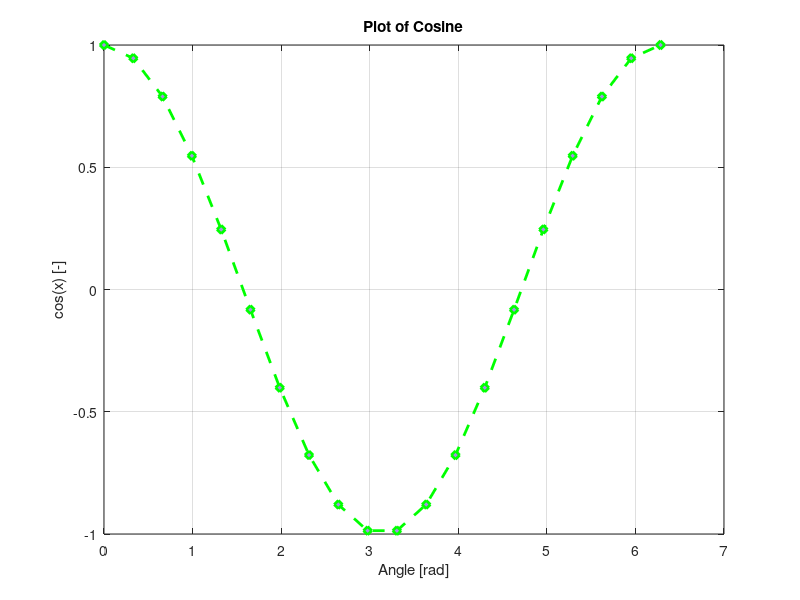

Here is the MATLAB script that generated this plot:
x = linspace(0, 2*pi, 20);
y = cos(x);
plot(x, y, 'LineWidth', 2, 'Color', 'green', 'LineStyle', '--', 'Marker', 'diamond', 'MarkerFaceColor', '#A98BEB')

xlabel('Angle [rad]')
ylabel('cos(x) [-]')
title('Plot of Cosine')

grid('on')
